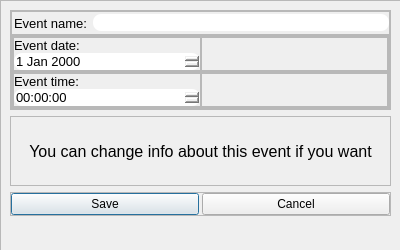
<?xml version="1.0" encoding="UTF-8"?>
<ui version="4.0">
 <class>Dialog</class>
 <widget class="QDialog" name="Dialog">
  <property name="geometry">
   <rect>
    <x>0</x>
    <y>0</y>
    <width>400</width>
    <height>250</height>
   </rect>
  </property>
  <property name="minimumSize">
   <size>
    <width>400</width>
    <height>250</height>
   </size>
  </property>
  <property name="maximumSize">
   <size>
    <width>400</width>
    <height>250</height>
   </size>
  </property>
  <property name="windowTitle">
   <string>Information</string>
  </property>
  <property name="autoFillBackground">
   <bool>false</bool>
  </property>
  <widget class="QFrame" name="frame">
   <property name="geometry">
    <rect>
     <x>0</x>
     <y>0</y>
     <width>401</width>
     <height>301</height>
    </rect>
   </property>
   <property name="minimumSize">
    <size>
     <width>401</width>
     <height>301</height>
    </size>
   </property>
   <property name="frameShape">
    <enum>QFrame::StyledPanel</enum>
   </property>
   <property name="frameShadow">
    <enum>QFrame::Raised</enum>
   </property>
   <layout class="QVBoxLayout" name="verticalLayout">
    <item>
     <widget class="QFrame" name="frame_2">
      <property name="frameShape">
       <enum>QFrame::StyledPanel</enum>
      </property>
      <property name="frameShadow">
       <enum>QFrame::Raised</enum>
      </property>
      <layout class="QVBoxLayout" name="verticalLayout_2">
       <property name="spacing">
        <number>0</number>
       </property>
       <property name="leftMargin">
        <number>0</number>
       </property>
       <property name="topMargin">
        <number>0</number>
       </property>
       <property name="rightMargin">
        <number>0</number>
       </property>
       <property name="bottomMargin">
        <number>0</number>
       </property>
       <item>
        <widget class="QFrame" name="frame_4">
         <property name="frameShape">
          <enum>QFrame::StyledPanel</enum>
         </property>
         <property name="frameShadow">
          <enum>QFrame::Raised</enum>
         </property>
         <layout class="QHBoxLayout" name="horizontalLayout">
          <property name="spacing">
           <number>6</number>
          </property>
          <property name="leftMargin">
           <number>2</number>
          </property>
          <property name="topMargin">
           <number>0</number>
          </property>
          <property name="rightMargin">
           <number>0</number>
          </property>
          <property name="bottomMargin">
           <number>0</number>
          </property>
          <item>
           <widget class="QLabel" name="label">
            <property name="font">
             <font>
              <pointsize>10</pointsize>
             </font>
            </property>
            <property name="text">
             <string>Event name:</string>
            </property>
           </widget>
          </item>
          <item>
           <widget class="QLineEdit" name="event_edit">
            <property name="font">
             <font>
              <pointsize>10</pointsize>
             </font>
            </property>
            <property name="styleSheet">
             <string notr="true">border-radius: 8px;</string>
            </property>
            <property name="maxLength">
             <number>60</number>
            </property>
           </widget>
          </item>
         </layout>
        </widget>
       </item>
       <item>
        <widget class="QFrame" name="frame_5">
         <property name="frameShape">
          <enum>QFrame::StyledPanel</enum>
         </property>
         <property name="frameShadow">
          <enum>QFrame::Raised</enum>
         </property>
         <layout class="QVBoxLayout" name="verticalLayout_3">
          <property name="spacing">
           <number>0</number>
          </property>
          <property name="leftMargin">
           <number>0</number>
          </property>
          <property name="topMargin">
           <number>0</number>
          </property>
          <property name="rightMargin">
           <number>0</number>
          </property>
          <property name="bottomMargin">
           <number>0</number>
          </property>
          <item>
           <widget class="QFrame" name="frame_7">
            <property name="frameShape">
             <enum>QFrame::StyledPanel</enum>
            </property>
            <property name="frameShadow">
             <enum>QFrame::Raised</enum>
            </property>
            <layout class="QHBoxLayout" name="horizontalLayout_2">
             <property name="spacing">
              <number>0</number>
             </property>
             <property name="leftMargin">
              <number>0</number>
             </property>
             <property name="topMargin">
              <number>0</number>
             </property>
             <property name="rightMargin">
              <number>0</number>
             </property>
             <property name="bottomMargin">
              <number>0</number>
             </property>
             <item>
              <widget class="QFrame" name="frame_9">
               <property name="frameShape">
                <enum>QFrame::StyledPanel</enum>
               </property>
               <property name="frameShadow">
                <enum>QFrame::Raised</enum>
               </property>
               <layout class="QVBoxLayout" name="verticalLayout_4">
                <property name="spacing">
                 <number>0</number>
                </property>
                <property name="leftMargin">
                 <number>0</number>
                </property>
                <property name="topMargin">
                 <number>0</number>
                </property>
                <property name="rightMargin">
                 <number>0</number>
                </property>
                <property name="bottomMargin">
                 <number>0</number>
                </property>
                <item>
                 <widget class="QLabel" name="label_2">
                  <property name="font">
                   <font>
                    <pointsize>10</pointsize>
                   </font>
                  </property>
                  <property name="text">
                   <string>Event date:</string>
                  </property>
                 </widget>
                </item>
                <item>
                 <widget class="QDateEdit" name="dateEdit">
                  <property name="font">
                   <font>
                    <pointsize>10</pointsize>
                   </font>
                  </property>
                  <property name="styleSheet">
                   <string notr="true">border-radius: 8px;</string>
                  </property>
                 </widget>
                </item>
               </layout>
              </widget>
             </item>
             <item>
              <widget class="QFrame" name="frame_8">
               <property name="frameShape">
                <enum>QFrame::StyledPanel</enum>
               </property>
               <property name="frameShadow">
                <enum>QFrame::Raised</enum>
               </property>
              </widget>
             </item>
            </layout>
           </widget>
          </item>
          <item>
           <widget class="QFrame" name="frame_6">
            <property name="frameShape">
             <enum>QFrame::StyledPanel</enum>
            </property>
            <property name="frameShadow">
             <enum>QFrame::Raised</enum>
            </property>
            <layout class="QHBoxLayout" name="horizontalLayout_3">
             <property name="spacing">
              <number>0</number>
             </property>
             <property name="leftMargin">
              <number>0</number>
             </property>
             <property name="topMargin">
              <number>0</number>
             </property>
             <property name="rightMargin">
              <number>0</number>
             </property>
             <property name="bottomMargin">
              <number>0</number>
             </property>
             <item>
              <widget class="QFrame" name="frame_10">
               <property name="frameShape">
                <enum>QFrame::StyledPanel</enum>
               </property>
               <property name="frameShadow">
                <enum>QFrame::Raised</enum>
               </property>
               <layout class="QVBoxLayout" name="verticalLayout_5">
                <property name="spacing">
                 <number>0</number>
                </property>
                <property name="leftMargin">
                 <number>0</number>
                </property>
                <property name="topMargin">
                 <number>0</number>
                </property>
                <property name="rightMargin">
                 <number>0</number>
                </property>
                <property name="bottomMargin">
                 <number>0</number>
                </property>
                <item>
                 <widget class="QLabel" name="label_3">
                  <property name="font">
                   <font>
                    <pointsize>10</pointsize>
                   </font>
                  </property>
                  <property name="text">
                   <string>Event time:</string>
                  </property>
                 </widget>
                </item>
                <item>
                 <widget class="QTimeEdit" name="timeEdit">
                  <property name="font">
                   <font>
                    <pointsize>10</pointsize>
                   </font>
                  </property>
                  <property name="styleSheet">
                   <string notr="true">border-radius: 8px;</string>
                  </property>
                 </widget>
                </item>
               </layout>
              </widget>
             </item>
             <item>
              <widget class="QFrame" name="frame_11">
               <property name="frameShape">
                <enum>QFrame::StyledPanel</enum>
               </property>
               <property name="frameShadow">
                <enum>QFrame::Raised</enum>
               </property>
              </widget>
             </item>
            </layout>
           </widget>
          </item>
         </layout>
        </widget>
       </item>
      </layout>
     </widget>
    </item>
    <item>
     <widget class="QFrame" name="frame_3">
      <property name="maximumSize">
       <size>
        <width>16777215</width>
        <height>70</height>
       </size>
      </property>
      <property name="frameShape">
       <enum>QFrame::StyledPanel</enum>
      </property>
      <property name="frameShadow">
       <enum>QFrame::Raised</enum>
      </property>
      <layout class="QHBoxLayout" name="horizontalLayout_4">
       <item>
        <widget class="QLabel" name="label_4">
         <property name="font">
          <font>
           <pointsize>12</pointsize>
          </font>
         </property>
         <property name="text">
          <string>You can change info about this event if you want</string>
         </property>
         <property name="alignment">
          <set>Qt::AlignCenter</set>
         </property>
        </widget>
       </item>
      </layout>
     </widget>
    </item>
    <item alignment="Qt::AlignTop">
     <widget class="QFrame" name="frame_12">
      <property name="frameShape">
       <enum>QFrame::StyledPanel</enum>
      </property>
      <property name="frameShadow">
       <enum>QFrame::Raised</enum>
      </property>
      <layout class="QHBoxLayout" name="horizontalLayout_5">
       <property name="spacing">
        <number>3</number>
       </property>
       <property name="leftMargin">
        <number>0</number>
       </property>
       <property name="topMargin">
        <number>0</number>
       </property>
       <property name="rightMargin">
        <number>0</number>
       </property>
       <property name="bottomMargin">
        <number>0</number>
       </property>
       <item>
        <widget class="QPushButton" name="btn_save">
         <property name="minimumSize">
          <size>
           <width>0</width>
           <height>20</height>
          </size>
         </property>
         <property name="styleSheet">
          <string notr="true">background: rgb(115, 115, 173);\n
border: None;
border-radius: 6px;
</string>
         </property>
         <property name="text">
          <string>Save</string>
         </property>
        </widget>
       </item>
       <item>
        <widget class="QPushButton" name="btn_cancel">
         <property name="minimumSize">
          <size>
           <width>0</width>
           <height>20</height>
          </size>
         </property>
         <property name="styleSheet">
          <string notr="true">background: rgb(115, 115, 173);\n
border: None;
border-radius: 6px;
</string>
         </property>
         <property name="text">
          <string>Cancel</string>
         </property>
        </widget>
       </item>
      </layout>
     </widget>
    </item>
   </layout>
  </widget>
 </widget>
 <resources/>
 <connections/>
</ui>
